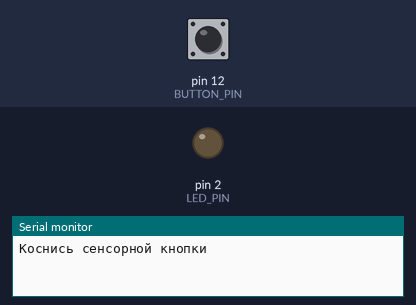
Simulated run of this sketch. Board: Arduino Uno, built for the host (arithmetic inside an expression is 32-bit, double 64-bit). Shown: output pins drawn as LEDs (lit = HIGH), the last lines printed to the serial monitor. Dashed ring = blinking. Inputs (shaded band) come from the test bench; at power-on: pin 12 (BUTTON_PIN) LOW.

Above: at 1.2 s.
1.3 s: pin 12 (BUTTON_PIN) pulled HIGH for 1 s
At 1.4 s:
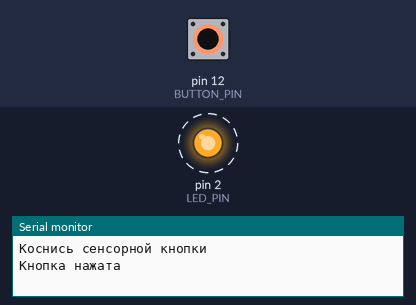
4.3 s: pin 12 (BUTTON_PIN) pulled HIGH for 3.2 s
At 8.6 s:
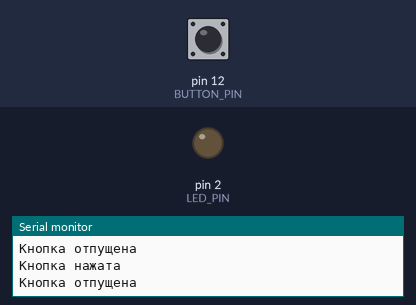
Timing chart, 0 to 10.1 s (numbered marks = the images above; inputs shaded):
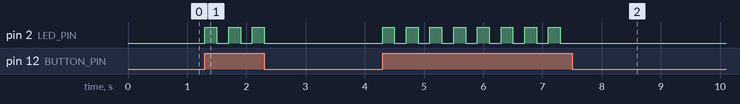

Measured:
- after the input at 1.3 s, pin 2 (LED_PIN): alternates HIGH for 0.20 s and LOW for 0.20 s, 6 changes in all, then stays LOW, starting at once
- after the input at 4.3 s, pin 2 (LED_PIN): alternates HIGH for 0.20 s and LOW for 0.20 s, 16 changes in all, then stays LOW, starting at once

The sketch:

sketch_nov5.ino
```cpp
const int BUTTON_PIN = 12;
const int LED_PIN = 2;

bool previousPressed = false;
bool ledState = LOW;
unsigned long lastBlink = 0;

void setup() {
  Serial.begin(115200);

  pinMode(BUTTON_PIN, INPUT_PULLDOWN);
  pinMode(LED_PIN, OUTPUT);
  digitalWrite(LED_PIN, LOW);

  Serial.println("Коснись сенсорной кнопки");
}

void loop() {
  bool pressed = digitalRead(BUTTON_PIN) == HIGH;

  if (pressed != previousPressed) {
    previousPressed = pressed;
    Serial.println(pressed ? "Кнопка нажата" : "Кнопка отпущена");
  }

  if (pressed) {
    if (millis() - lastBlink >= 200) {
      lastBlink = millis();
      ledState = !ledState;
      digitalWrite(LED_PIN, ledState);
    }
  } else {
    ledState = LOW;
    digitalWrite(LED_PIN, LOW);
  }
}
```
